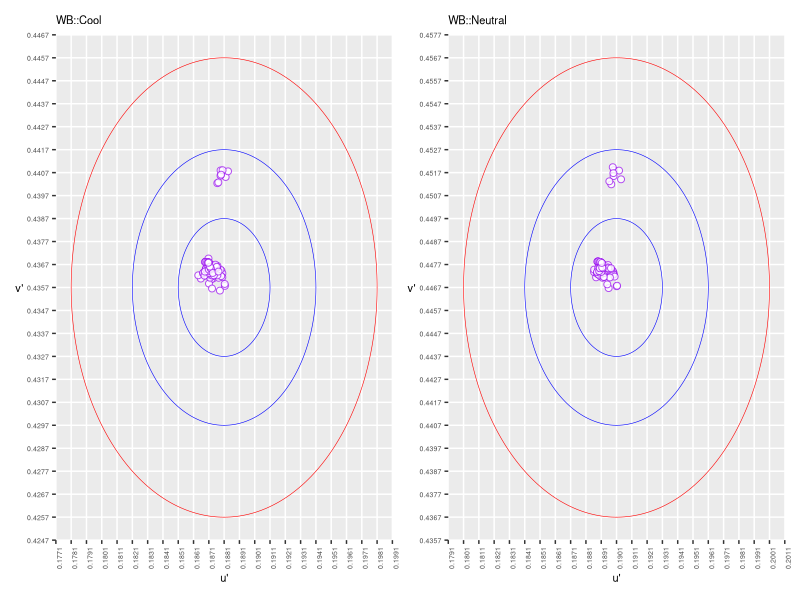
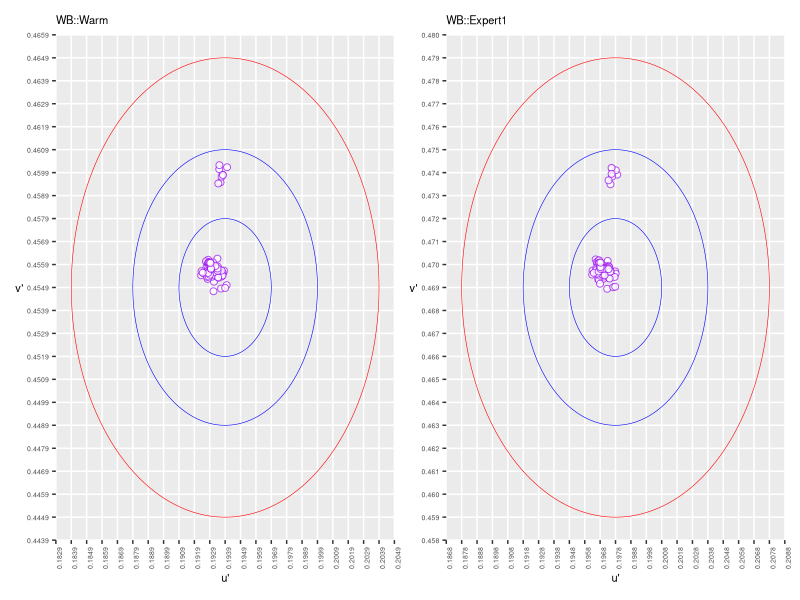
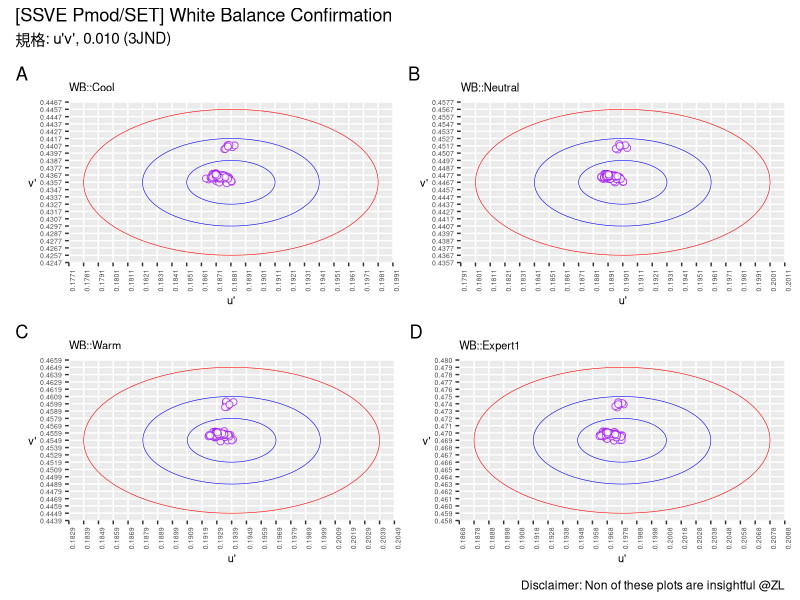
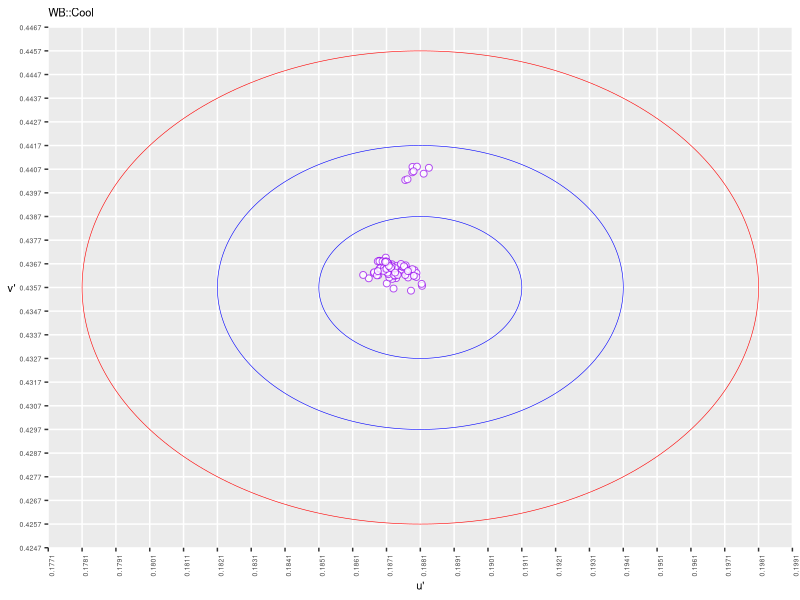
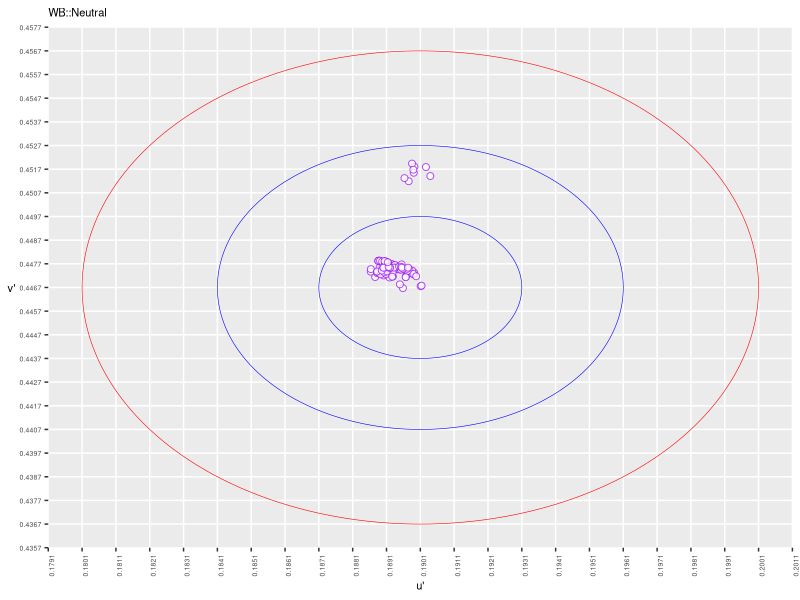
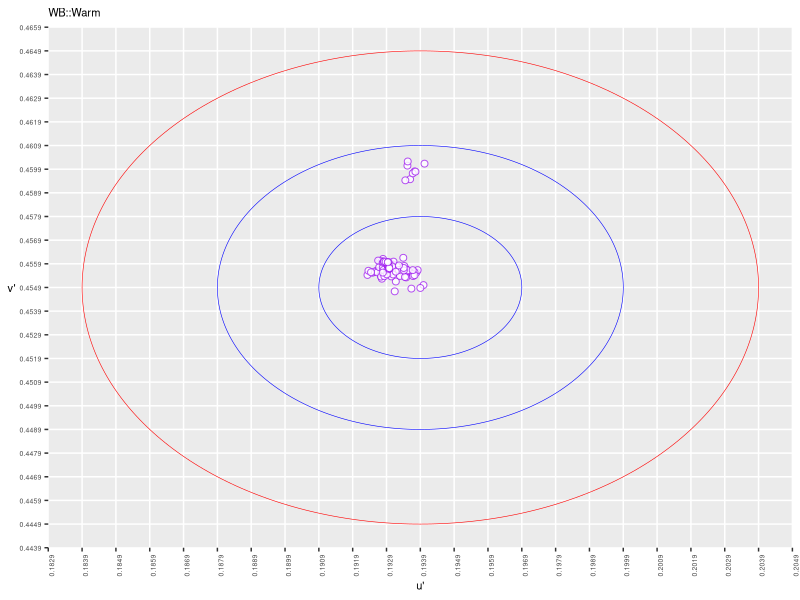
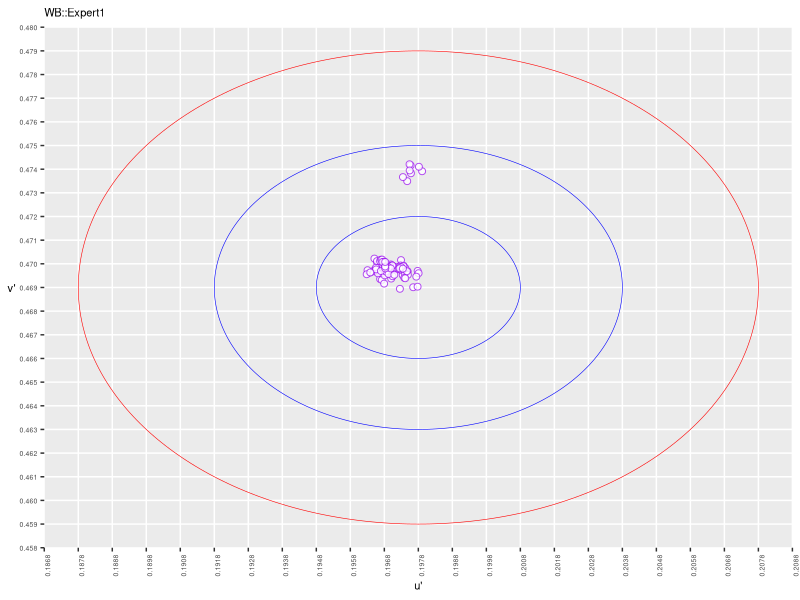
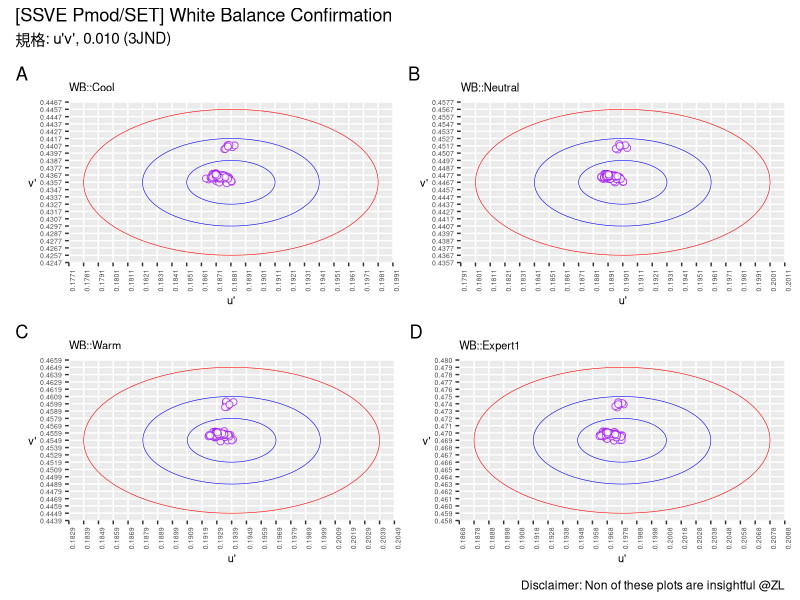

The R source for these figures, in order:
### SSVE Pmod White Balance Trial 
### Effectiveness confirmation
### by ZL, 20211222

#require(reticulate)
require(ggplot2)
require(patchwork)
### create clean data
#reticulate::use_python('D:/DevEnv/WPy32-3741/python-3.7.4/python.exe')
#reticulate::install_miniconda()
#reticulate::py_run_file('main.py')

### premise
calc.du <- function(jnd, angle, du.target){
  return(jnd * cos(angle * pi / 180) + du.target)
}

calc.dv <- function(jnd, angle, dv.target){
  return(jnd * sin(angle * pi / 180) + dv.target)
}

jnd.ellips <- function(jnd, cTT.u, cTT.v){
  du <- c()
  dv <- c()
  for(i in 0:360){
    du <- c(du, calc.du(jnd, i, cTT.u))
    dv <- c(dv, calc.dv(jnd, i, cTT.v))
  }
  df <- data.frame(du, dv)
  colnames(df) <- c("du", "dv")
  return(df)
}

cool.jnd1 <- jnd.ellips(0.003, 0.1881, 0.4357)
cool.jnd2 <- jnd.ellips(0.006, 0.1881, 0.4357)
cool.jnd3 <- jnd.ellips(0.010, 0.1881, 0.4357)
cool.breaks.x <- seq(0.1771, 0.1991, 0.001)
cool.breaks.y <- seq(0.4247, 0.4467, 0.001)
cool.minor.x <- seq(0.1771, 0.1991, 0.0002)
cool.minor.y <- seq(0.4247, 0.4467, 0.0002)

neutral.jnd1 <- jnd.ellips(0.003, 0.1901, 0.4467)
neutral.jnd2 <- jnd.ellips(0.006, 0.1901, 0.4467)
neutral.jnd3 <- jnd.ellips(0.010, 0.1901, 0.4467)
neutral.breaks.x <- seq(0.1791, 0.2011, 0.001)
neutral.breaks.y <- seq(0.4357, 0.4577, 0.001)
neutral.minor.x <- seq(0.1791, 0.2011, 0.0002)
neutral.minor.y <- seq(0.4357, 0.4577, 0.0002)

warm.jnd1 <- jnd.ellips(0.003, 0.1939, 0.4549)
warm.jnd2 <- jnd.ellips(0.006, 0.1939, 0.4549)
warm.jnd3 <- jnd.ellips(0.010, 0.1939, 0.4549)
warm.breaks.x <- seq(0.1829, 0.2049, 0.001)
warm.breaks.y <- seq(0.4439, 0.4659, 0.001)
warm.minor.x <- seq(0.1829, 0.2049, 0.0002)
warm.minor.y <- seq(0.4439, 0.4659, 0.0002)

expert1.jnd1 <- jnd.ellips(0.003, 0.1978, 0.469)
expert1.jnd2 <- jnd.ellips(0.006, 0.1978, 0.469)
expert1.jnd3 <- jnd.ellips(0.010, 0.1978, 0.469)
expert1.breaks.x <- seq(0.1868, 0.2088, 0.001)
expert1.breaks.y <- seq(0.4580, 0.4800, 0.001)
expert1.minor.x <- seq(0.1868, 0.2088, 0.0002)
expert1.minor.y <- seq(0.4580, 0.4800, 0.0002)

### read white balance data
df.cool <- read.csv("./src/COOL.csv")
df.neutral <- read.csv("./src/NEUTRAL.csv")
df.warm <- read.csv("./src/WARM.csv")
df.expert1 <- read.csv("./src/EXPERT1.csv")
#View(df)

### plot
plot.wb <- function(df.temp, temp,
                    temp.breaks.x, temp.breaks.y,
                    temp.minor.x, temp.minor.y, 
                    temp.jnd1, temp.jnd2, temp.jnd3) {
  
  p <- ggplot(df.temp) +
    geom_point(aes(x=u,
                   y=v),
               colour="purple",
               shape=21,
               fill='white',
               stroke=.5,
               alpha=.8,
               size=2) +
  #  coord_cartesian(xlim=c(0.1771, 0.1991),
  #                  ylim=c(0.4247, 0.4467)) +
    scale_x_continuous(breaks = temp.breaks.x,
                       minor_breaks = temp.minor.x) +
    scale_y_continuous(breaks = temp.breaks.y,
                       minor_breaks = temp.minor.y) +
    labs(title=gsub(' ', '', paste('WB::', temp)),
         x="u\'",
         y="v\'") +
    theme(plot.title = element_text(size=8),
          #panel.grid.major.x = element_blank(),
          #panel.grid.major.y = element_blank(),
          panel.grid.minor.x = element_blank(),
          panel.grid.minor.y = element_blank(),
          axis.title.x = element_text(size=8),
          axis.title.y = element_text(angle=0, size=8, vjust=0.5),
          axis.text.x = element_text(angle=90, size=5),
          axis.text.y = element_text(size=5)) +
    geom_path(data=temp.jnd1,
               aes(x=du,
                   y=dv),
               size = 0.2,
               color = 'blue'
               ) +
    geom_path(data=temp.jnd2,
               aes(x=du,
                   y=dv),
               size = 0.2,
               color = 'blue'
    ) +
    geom_path(data=temp.jnd3,
               aes(x=du,
                   y=dv),
               size = 0.2,
               color = 'red'
    )
#  dev.print(file = gsub(' ', '',paste('Rplot_', temp, '.png')),
#            device = png,
#            width = 800,
#            height = 800)
  return(p)
}

plot.save <- function(dstPath) {
  ggsave(dstPath,
        width = 10,
        height = 10,
        device = 'tiff',
        dpi = 400)
}

wb.save.cool <- './report/Rplot_A_cool.tiff'
wb.save.neutral <- './report/Rplot_B_neutral.tiff'
wb.save.warm <- './report/Rplot_C_warm.tiff'
wb.save.expert1 <- './report/Rplot_D_expert1.tiff'
wb.save.all <- './report/Rplot_wb.tiff'

### plot WB cool
p1 <- plot.wb(df.cool,
        'Cool',
        cool.breaks.x,
        cool.breaks.y,
        cool.minor.x,
        cool.minor.y, 
        cool.jnd1,
        cool.jnd2,
        cool.jnd3)

plot.save(wb.save.cool)

### plot WB neutral
p2 <- plot.wb(df.neutral,
        'Neutral',
        neutral.breaks.x,
        neutral.breaks.y,
        neutral.minor.x,
        neutral.minor.y, 
        neutral.jnd1,
        neutral.jnd2,
        neutral.jnd3)

plot.save(wb.save.neutral)


### plot WB warm
p3 <- plot.wb(df.warm,
        'Warm',
        warm.breaks.x,
        warm.breaks.y,
        warm.minor.x,
        warm.minor.y, 
        warm.jnd1,
        warm.jnd2,
        warm.jnd3)

plot.save(wb.save.warm)

### plot WB expert1
p4 <- plot.wb(df.expert1,
        'Expert1',
        expert1.breaks.x,
        expert1.breaks.y,
        expert1.minor.x,
        expert1.minor.y, 
        expert1.jnd1,
        expert1.jnd2,
        expert1.jnd3)

plot.save(wb.save.expert1)

### layout 01
p1 + p2
p3 + p4

### layout 02
(p1 | p2) /
  (p3 | p4) +
  plot_annotation(
    title = '[SSVE Pmod/SET] White Balance Confirmation',
    subtitle = '規格: u\'v\', 0.010 (3JND)',
    caption = 'Disclaimer: Non of these plots are insightful @ZL',
    tag_levels = 'A'
  )

plot.save(wb.save.all)
